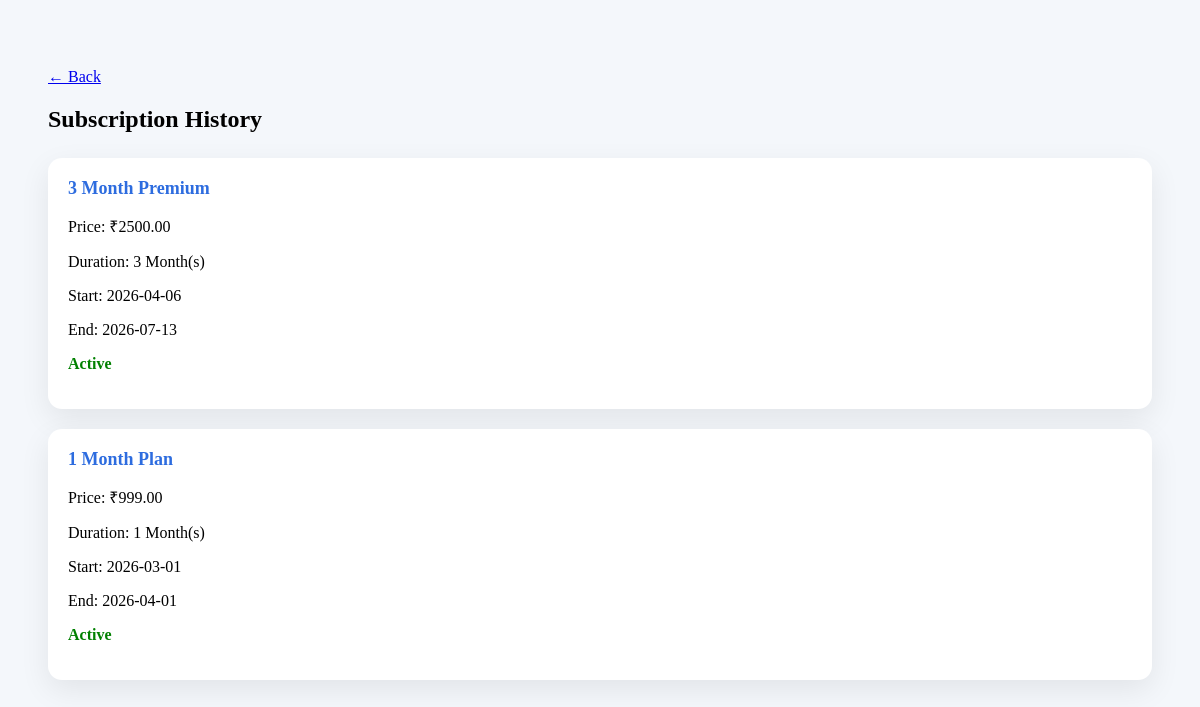
Page /user/subscription-history.php (signed in) on the committed database.
### tables this page shows
CREATE TABLE `subscriptions` (
  `id` int(11) NOT NULL,
  `user_id` int(11) NOT NULL,
  `plan_name` varchar(50) NOT NULL,
  `seat_type` enum('6h','12h','24h') NOT NULL,
  `price` decimal(10,2) NOT NULL,
  `duration_months` int(11) DEFAULT 1,
  `bonus_days` int(11) DEFAULT 0,
  `renewal_type` enum('normal','early_renewal','bulk_3month') DEFAULT 'normal',
  `start_date` date NOT NULL,
  `end_date` date NOT NULL,
  `status` enum('active','expired','cancelled','queued') DEFAULT 'active',
  `created_at` timestamp NOT NULL DEFAULT current_timestamp(),
  `updated_at` timestamp NOT NULL DEFAULT current_timestamp() ON UPDATE current_timestamp()
);

### user/subscription-history.php (the view, shortened to what this page needs)
<?php
require_once "../config/db.php";
$user_id = $_SESSION['user_id'];
$result = $mysqli->query("
    SELECT * FROM subscriptions
    WHERE user_id=$user_id
    ORDER BY id DESC
");
?>
<!DOCTYPE html>
<html>
<head>
</head>
<body>
<a href="javascript:history.back()" class="back-btn">← Back</a>
<h2>Subscription History</h2>
<?php while($row = $result->fetch_assoc()): ?>
<div class="card">
    <div class="plan"><?= $row['plan_name'] ?></div>
    <p>Price: ₹<?= $row['price'] ?></p>
    <p>Duration: <?= $row['duration_months'] ?> Month(s)</p>
    <p>Start: <?= $row['start_date'] ?></p>
    <p>End: <?= $row['end_date'] ?></p>
    <p class="status-<?= $row['status'] ?>">
        <?= ucfirst($row['status']) ?>
    </p>
</div>
<?php endwhile; ?>
</body>
</html>

### user/subscription-history.php (style rules this page uses)
body { font-family:Poppins; background:#f4f7fb; padding:60px 40px; }
h2 { margin-bottom:25px; }
.card { background:white; padding:20px; border-radius:14px; margin-bottom:20px; box-shadow:0 10px 30px rgba(0,0,0,0.08); animation:fadeIn .6s ease; transition:.3s; }
.plan { font-size:18px; font-weight:600; color:#2d6cdf; }
.status-active { color:green; font-weight:600; }

### rows in the picture
subscriptions: plan_name "3 Month Premium", price "2500.00", duration_months "3", start_date "2026-04-06", end_date "2026-07-13", status "Active"
subscriptions: plan_name "1 Month Plan", price "999.00", duration_months "1", start_date "2026-03-01", end_date "2026-04-01", status "Active"
